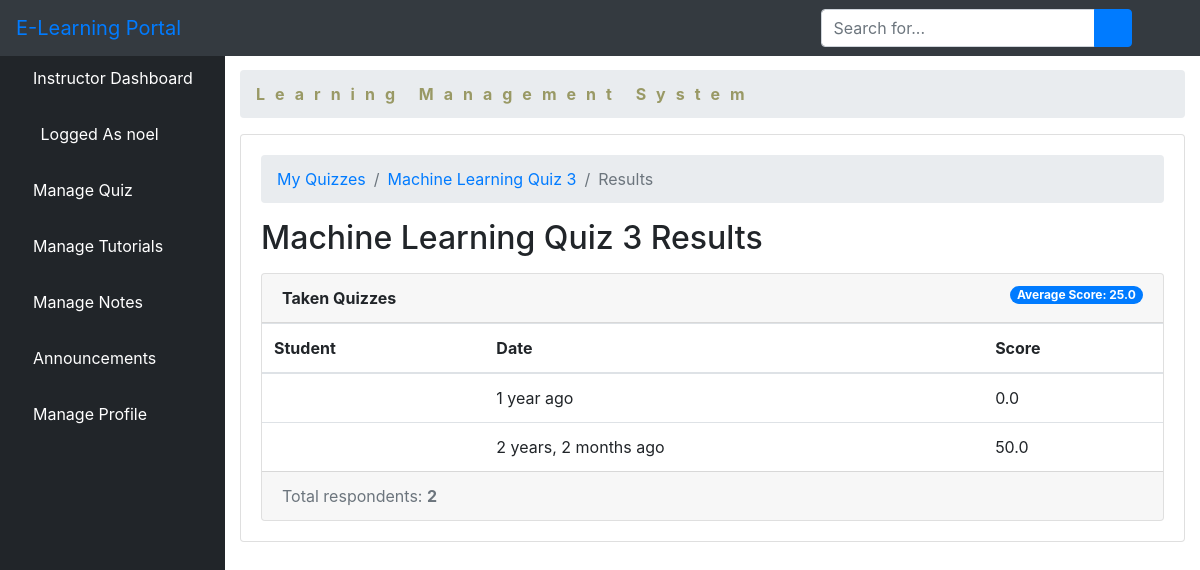
Screenshot of /quiz/17/results/ (signed in) with the database file from the repository.
### elearn/models.py (models this page shows, shortened)
class User(AbstractUser):
    is_learner = models.BooleanField(default=False)
    is_instructor = models.BooleanField(default=False)
    is_admin = models.BooleanField(default=False)

class Quiz(models.Model):
    owner = models.ForeignKey(User, on_delete=models.CASCADE, related_name='quizzes')
    name = models.CharField(max_length=255)
    course = models.ForeignKey(Course, on_delete=models.CASCADE, related_name='quizzes')

class TakenQuiz(models.Model):
    learner = models.ForeignKey(Learner, on_delete=models.CASCADE, related_name='taken_quizzes')
    quiz = models.ForeignKey(Quiz, on_delete=models.CASCADE, related_name='taken_quizzes')
    score = models.FloatField()
    date = models.DateTimeField(auto_now_add=True)

### elearn/views.py (the view)
# urls.py: path('quiz/<int:pk>/results/', views.QuizResultsView.as_view(), name='quiz_results'),
class QuizResultsView(DeleteView):
    model = Quiz
    context_object_name = 'quiz'
    template_name = 'dashboard/instructor/quiz_results.html'
    def get_context_data(self, **kwargs):
        quiz = self.get_object()
        taken_quizzes =quiz.taken_quizzes.select_related('learner__user').order_by('-date')
        total_taken_quizzes = taken_quizzes.count()
        quiz_score = quiz.taken_quizzes.aggregate(average_score=Avg('score'))
        extra_context = {
        'taken_quizzes': taken_quizzes,
        'total_taken_quizzes': total_taken_quizzes,
        'quiz_score':quiz_score
        }
        kwargs.update(extra_context)
        return super().get_context_data(**kwargs)
    def get_queryset(self):
        return self.request.user.quizzes.all()

### elearn/templates/dashboard/instructor/quiz_results.html (shortened to what this page needs)
{% extends 'dashboard/instructor/base.html' %}
{% load crispy_forms_tags humanize %}
{% block body %}
<div class="container-fluid" style="padding-top: 20px">
            <ol class="breadcrumb">
                <li class="breadcrumb-item">
                    <a href="#" style="color: #999965; font-weight: bold; letter-spacing: 10px">Learning Management System</a>
                </li>
            </ol>
            <div class="card mb-3">
                <div class="card-body">
   <nav aria-label="breadcrumb">
    <ol class="breadcrumb">
      <li class="breadcrumb-item"><a href="{% url 'quiz_change_list' %}">My Quizzes</a></li>
      <li class="breadcrumb-item"><a href="{% url 'quiz_change' quiz.pk %}">{{ quiz.name }}</a></li>
      <li class="breadcrumb-item active" aria-current="page">Results</li>
    </ol>
  </nav>
  <h2 class="mb-3">{{ quiz.name }} Results</h2>
  <div class="card">
    <div class="card-header">
      <strong>Taken Quizzes</strong>
      <span class="badge badge-pill badge-primary float-right">Average Score: {{ quiz_score.average_score|default_if_none:0.0 }}</span>
    </div>
    <table class="table mb-0">
      <thead>
        <tr>
          <th>Student</th>
          <th>Date</th>
          <th>Score</th>
        </tr>
      </thead>
      <tbody>
        {% for taken_quiz in taken_quizzes %}
          <tr>
            <td>{{ taken_quiz.student.user.username }}</td>
            <td>{{ taken_quiz.date|naturaltime }}</td>
            <td>{{ taken_quiz.score }}</td>
          </tr>
        {% endfor %}
      </tbody>
    </table>
    <div class="card-footer text-muted">
      Total respondents: <strong>{{ total_taken_quizzes }}</strong>
    </div>
  </div>
        </div>
    </div>
                </div>
            </div>
{% endblock body %}

### elearn/templates/dashboard/instructor/base.html (shortened to what this page needs)
<!DOCTYPE html>
<html lang="en">
<head>
    {% load static %}
    <link href="{% static 'vendor/fontawesome-free/css/all.min.css' %}" rel="stylesheet" type="text/css">
    <link href="{% static 'vendor/datatables/dataTables.bootstrap4.css' %}" rel="stylesheet">
    <link href="{% static 'css/sb-admin.css' %}" rel="stylesheet">
</head>
<body id="page-top">
<nav class="navbar navbar-expand navbar-dark bg-dark fixed-top">
    <a class="navbar-brand mr-1 text-primary" href="">E-Learning Portal</a>
    <button class="btn btn-link btn-sm text-white order-1 order-sm-0" id="sidebarToggle" href="#">
        <i class="fas fa-bars"></i>
    </button>
    <form class="d-none d-md-inline-block form-inline ml-auto mr-0 mr-md-3 my-2 my-md-0">
        <div class="input-group">
            <input type="text" class="form-control" placeholder="Search for..." aria-label="Search" aria-describedby="basic-addon2">
            <div class="input-group-append">
                <button class="btn btn-primary" type="button">
                    <i class="fas fa-search"></i>
                </button>
            </div>
        </div>
    </form>
    <ul class="navbar-nav ml-auto ml-md-0">
        <li class="nav-item dropdown no-arrow">
            <a class="nav-link dropdown-toggle" href="#" id="userDropdown" role="button" data-toggle="dropdown" aria-haspopup="true" aria-expanded="false">
                <i class="fas fa-user-circle fa-fw text-primary"></i>
            </a>
        </li>
    </ul>
</nav>
<div id="wrapper" style="padding-top: 50px;">
<ul class="sidebar navbar-nav">
    <li class="nav-item active">
        <a class="nav-link" href="{% url 'instructor' %}">
         <i class="fa fa-home" aria-hidden="true"></i>
            <span>Instructor Dashboard</span>
        </a>
    </li>
    <li class="nav-item active">
        <a class="nav-link" href="">
            <i class="fas fa-user-circle fa-fw text-primary"></i>
            <span>Logged As {{ user.username }}</span>
        </a>
    </li>
    <li class="nav-item dropdown no-arrow">
                            <a class="nav-link dropdown-toggle" data-toggle="dropdown" aria-haspopup="true" aria-expanded="false" href="">
          <i class="fa fa-th-list" aria-hidden="true"></i>
            <span style="color: white">Manage Quiz</span>
        </a>
        </li>
         <li class="nav-item dropdown no-arrow">
                            <a class="nav-link dropdown-toggle" data-toggle="dropdown" aria-haspopup="true" aria-expanded="false" href="">
            <i class="fas fa-book-reader" aria-hidden="true"></i>
             <span style="color: white">Manage Tutorials</span>
        </a>
        </li>
         <li class="nav-item">
        <a class="nav-link" href="{% url 'lnotes' %}">
            <i class="fas fa-pen" aria-hidden="true"></i>
            <span style="color: white">Manage Notes</span>
        </a>
    </li>
    <li class="nav-item dropdown no-arrow">
                            <a class="nav-link dropdown-toggle" data-toggle="dropdown" aria-haspopup="true" aria-expanded="false" href="">
        <i class="fas fa-bell"></i>
            <span style="color: white">Announcements</span>
        </a>
        </li>
     <li class="nav-item dropdown no-arrow">
                            <a class="nav-link dropdown-toggle" data-toggle="dropdown" aria-haspopup="true" aria-expanded="false" href="">
            <i class="fas fa-user text-default"></i>
            <span style="color: white">Manage Profile</span>
        </a>
        </li>
</ul>
    {% block body %}{% endblock %}

### rows the page displays
User: username "noel"
Quiz: name "Machine Learning Quiz 3"
TakenQuiz: date "1 year ago", score "0.0"
TakenQuiz: date "2 years, 2 months ago", score "50.0"

### other values shown
{{ quiz_score.average_score|default_if_none:0.0 }} "25.0"
{{ total_taken_quizzes }} "2"
